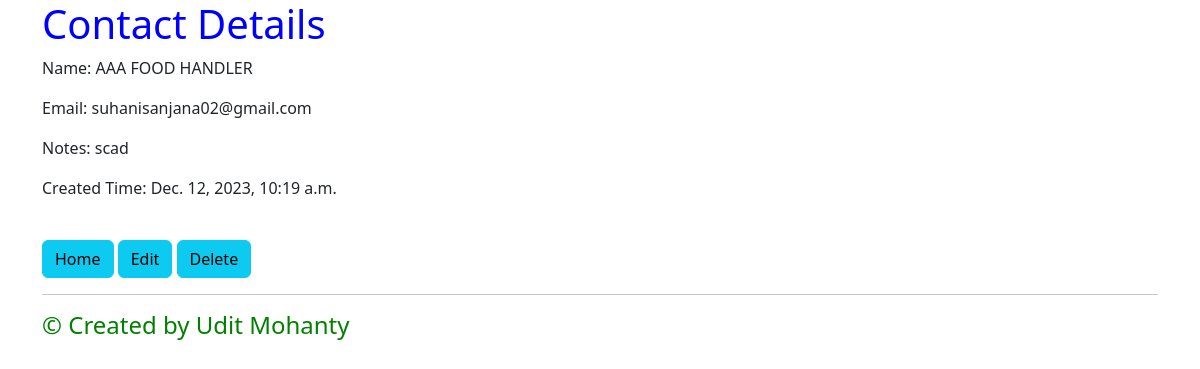
The page /contacts/6/ on the database its author committed.
### contacts/models.py (models this page shows)
class Contact(models.Model):
    name = models.CharField(max_length=20, null=False,unique=True)
    email = models.EmailField(unique=True)
    notes = models.TextField(max_length=200, default="")
    created_time = models.DateTimeField(auto_now_add=True, editable=False)

### contacts/views.py (the view)
# urls.py: path("contacts/<int:pk>/", ContactDetailView.as_view(), name="contact_detail"),
class ContactDetailView(DetailView):
    model = Contact

### contacts/templates/contacts/contact_detail.html
{% extends "base.html" %}
{% block content %}
<div class="centered-text" style="color: blue;">
    <h1>Contact Details</h1>
</div>
<p>Name: {{ contact.name }}</p>
<p>Email: {{ contact.email }}</p>
<p>Notes: {{ contact.notes }}</p>
<p>Created Time: {{ contact.created_time }}</p>
<br>
<a class="btn btn-info" href="{% url 'contact_list' %}" role="button">Home</a>
<a class="btn btn-info" href="{% url 'contact_update' contact.pk %}" role="button">Edit</a>
<a class="btn btn-info" href="{% url 'contact_delete' contact.pk %}" role="button">Delete</a>
<hr>
<div class="centered-text" style="color: green;">
    <h4>&copy; Created by Udit Mohanty</h4>
</div>
{% endblock content %}

### rows shown on the page
Contact: name "AAA FOOD HANDLER", email "suhanisanjana02@gmail.com", notes "scad", created_time "Dec. 12, 2023, 10:19 a.m."
